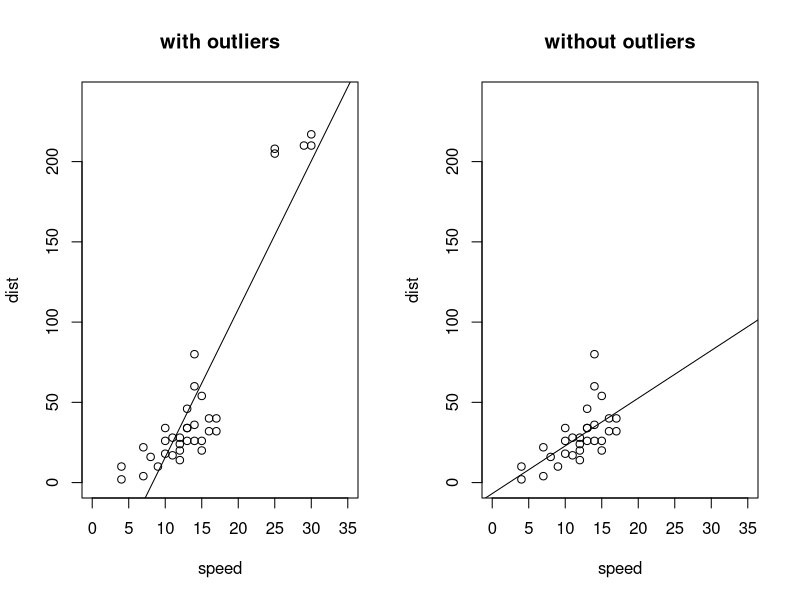

This chart was generated by the following R code:
data("cars")
cars1 <- cars[1:30,]
head(cars1)

cars_outliers <- data.frame(speed=c(25, 25, 29, 30, 30), dist=c(205, 208, 210, 217, 210))

head(cars_outliers)

cars2 <- rbind(cars1, cars_outliers)

par(mfrow = c(1, 2))
help(par)
plot(cars2$speed, cars2$dist, xlim=c(0, 35), ylim=c(0, 240), main="with outliers", xlab="speed", ylab="dist")
abline(lm(dist~speed, data = cars2))

plot(cars1$speed, cars1$dist, xlim=c(0, 35), ylim=c(0, 240), main="without outliers", xlab="speed", ylab="dist")
abline(lm(dist~speed, data = cars1))
